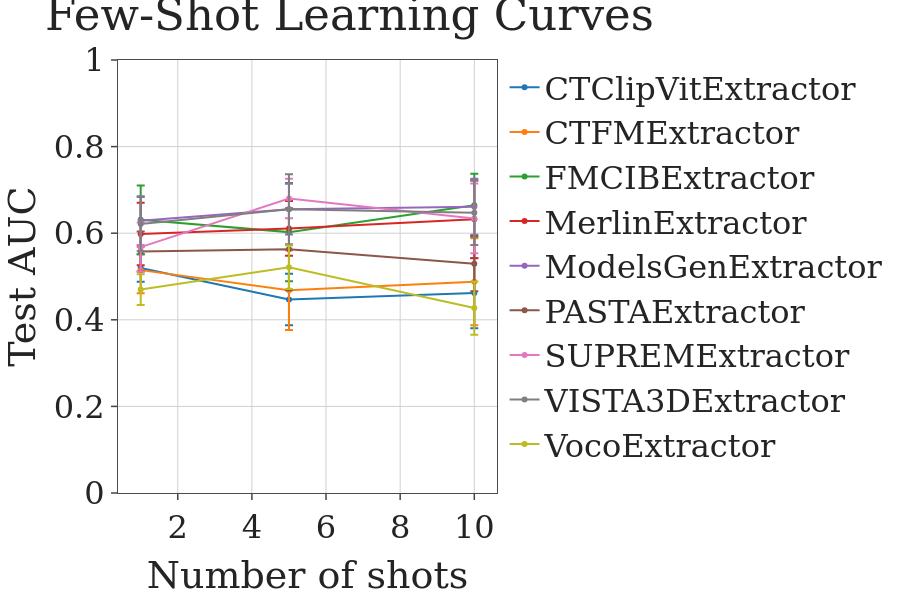

The notebook cell this image was saved under:
### Markdown cell above
## Few-Shot Learning Curves

Visualize how model performance scales with increasing training samples.

### Code cell
# Plot few-shot learning curves

model_names = list(next(iter(few_shot_results.values())).keys())
fig = go.Figure()

for model_name in model_names:
    shot_values = []
    means = []
    cis = []

    for shots in shot_configs:
        shot_values.append(shots)
        result = few_shot_results.get(shots, {}).get(model_name, {})
        if "mean" not in result or "ci95" not in result:
            continue
        means.append(result["mean"])
        lower, upper = result["ci95"]
        cis.append(upper - result["mean"])

    fig.add_trace(go.Scatter(
        x=shot_values,
        y=means,
        mode='lines+markers',
        name=model_name,
        error_y=dict(type='data', array=cis, visible=True)
    ))

apply_r_style(fig, font_size=32)
fig.update_layout(
    title='Few-Shot Learning Curves',
    xaxis_title='Number of shots',
    yaxis_title='Test AUC',
    height=600,
    width=FIG_SIZE,
    template='simple_white'
)
fig.update_yaxes(range=[0, 1.0])
fig.write_image(PLOTS_DIR / f"c4c_kits_few_shot.png")

fig.show()

### Figure 1 — Plotly figure (JSON) as saved in the notebook; plotly's stock layout.template omitted (floating-point values rounded to 4 significant figures)
{"data": [{"error_y": {"array": [0.03162, 0.0594, 0.08099], "type": "data", "visible": true}, "mode": "lines+markers", "name": "CTClipVitExtractor", "type": "scatter", "x": [1, 5, 10], "y": [0.5197, 0.4467, 0.4617]}, {"error_y": {"array": [0.05334, 0.09206, 0.1003], "type": "data", "visible": true}, "mode": "lines+markers", "name": "CTFMExtractor", "type": "scatter", "x": [1, 5, 10], "y": [0.5147, 0.4683, 0.4878]}, {"error_y": {"array": [0.07927, 0.1136, 0.07281], "type": "data", "visible": true}, "mode": "lines+markers", "name": "FMCIBExtractor", "type": "scatter", "x": [1, 5, 10], "y": [0.6308, 0.6025, 0.6644]}, {"error_y": {"array": [0.0721, 0.06315, 0.09014], "type": "data", "visible": true}, "mode": "lines+markers", "name": "MerlinExtractor", "type": "scatter", "x": [1, 5, 10], "y": [0.5981, 0.6111, 0.6322]}, {"error_y": {"array": [0.05653, 0.05848, 0.06459], "type": "data", "visible": true}, "mode": "lines+markers", "name": "ModelsGenExtractor", "type": "scatter", "x": [1, 5, 10], "y": [0.6286, 0.6556, 0.6611]}, {"error_y": {"array": [0.04624, 0.09485, 0.06363], "type": "data", "visible": true}, "mode": "lines+markers", "name": "PASTAExtractor", "type": "scatter", "x": [1, 5, 10], "y": [0.5575, 0.5631, 0.5297]}, {"error_y": {"array": [0.05697, 0.04556, 0.08057], "type": "data", "visible": true}, "mode": "lines+markers", "name": "SUPREMExtractor", "type": "scatter", "x": [1, 5, 10], "y": [0.5678, 0.68, 0.6342]}, {"error_y": {"array": [0.06225, 0.08085, 0.07407], "type": "data", "visible": true}, "mode": "lines+markers", "name": "VISTA3DExtractor", "type": "scatter", "x": [1, 5, 10], "y": [0.6214, 0.6553, 0.6469]}, {"error_y": {"array": [0.03569, 0.05012, 0.06152], "type": "data", "visible": true}, "mode": "lines+markers", "name": "VocoExtractor", "type": "scatter", "x": [1, 5, 10], "y": [0.4697, 0.5214, 0.4272]}], "layout": {"font": {"family": "DejaVu Serif", "size": 32}, "height": 600, "margin": {"b": 60, "l": 60, "r": 40, "t": 60}, "paper_bgcolor": "white", "plot_bgcolor": "white", "title": {"text": "Few-Shot Learning Curves"}, "width": 900, "xaxis": {"gridcolor": "#D0D0D0", "linecolor": "#4B4B4B", "mirror": true, "showgrid": true, "ticklen": 6, "ticks": "outside", "tickwidth": 1.5, "title": {"text": "Number of shots"}, "zeroline": false}, "yaxis": {"gridcolor": "#D0D0D0", "linecolor": "#4B4B4B", "mirror": true, "range": [0, 1.0], "showgrid": true, "ticklen": 6, "ticks": "outside", "tickwidth": 1.5, "title": {"text": "Test AUC"}, "zeroline": false}}}
